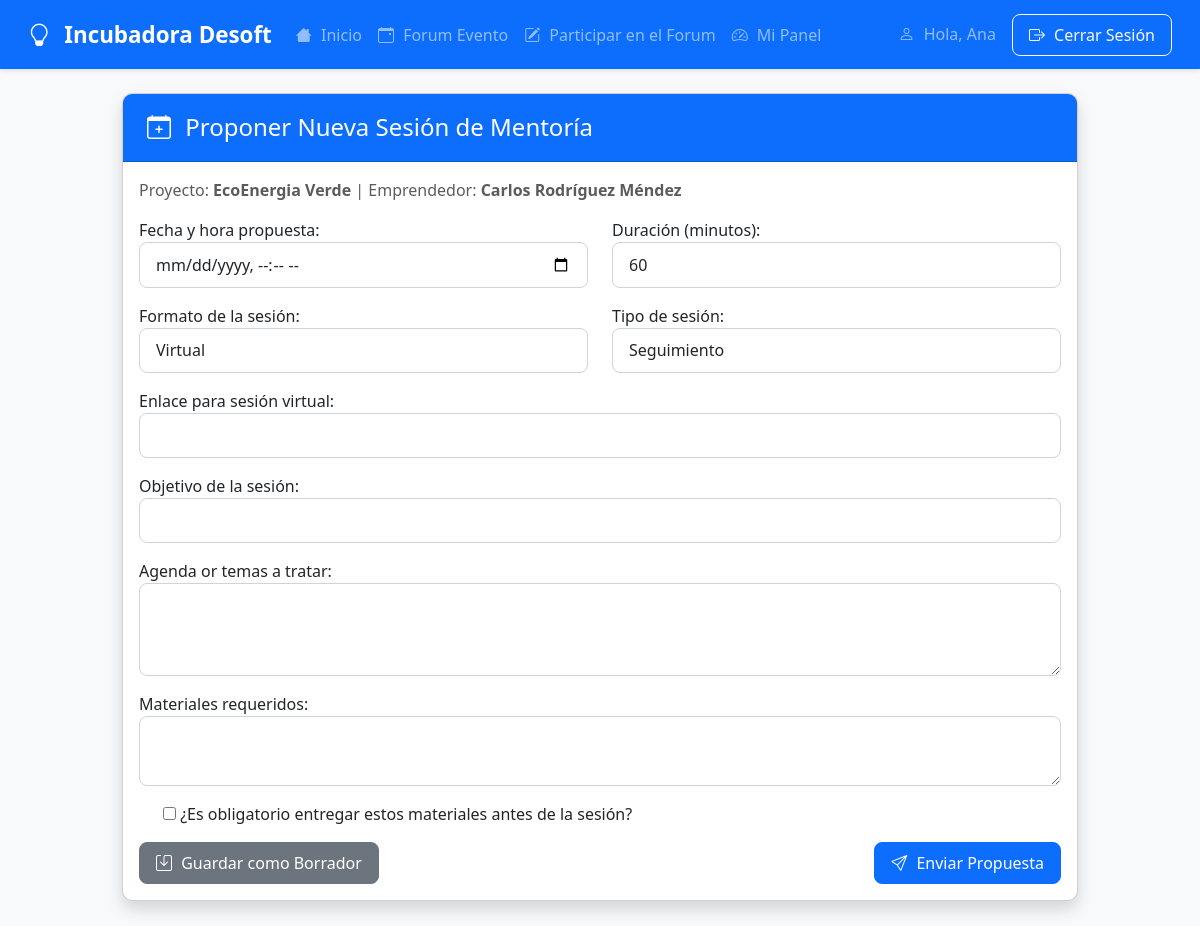
/sesiones/crear/2/ (signed in), run on the app's committed database.
### emprendedores/models.py (models this page shows, shortened)
class Proyecto(models.Model):
    ESTADOS = (
        ('pendiente', 'Pendiente'),
        ('revision', 'En revisión'),
        ('aceptado', 'Aceptado'),
        ('asignado', 'En proceso'),
        ('rechazado', 'Rechazado'),
        ('finalizado', 'Finalizado'),
    )
    SECTORES = (
        ('tecnologia', 'Tecnología'),
        ('salud', 'Salud'),
        ('educacion', 'Educación'),
        ('finanzas', 'Finanzas'),
        ('comercio', 'Comercio'),
        ('otros', 'Otros'),
    )
    usuario = models.ForeignKey(User, on_delete=models.CASCADE, related_name='proyectos', null=True, blank=True)
    nombre_proyecto = models.CharField(max_length=200)
    descripcion = models.TextField()
    nombre_completo = models.CharField(max_length=100)
    email = models.EmailField()
    telefono = models.CharField(max_length=15, blank=True, null=True)
    estado = models.CharField(max_length=20, choices=ESTADOS, default='pendiente')
    sector = models.CharField(max_length=20, choices=SECTORES, default='tecnologia')
    fecha_registro = models.DateTimeField(auto_now_add=True)
    archivo_proyecto = models.FileField(upload_to='proyectos/%Y/%m/%d/', blank=True, null=True)
    progreso = models.PositiveIntegerField(default=0)
    motivo_rechazo = models.TextField(blank=True, null=True)
    presupuesto_estimado = models.DecimalField(
        max_digits=12, decimal_places=2, blank=True, null=True,
        help_text="Presupuesto estimado del proyecto en pesos"
    )
    tutor = models.ForeignKey('Tutor', on_delete=models.SET_NULL, null=True, blank=True,
                            related_name='proyectos_tutorizados')
    class Meta:
        ordering = ['-fecha_registro']

### emprendedores/views.py (the view, shortened to what this page needs)
# urls.py: path('sesiones/crear/<int:proyecto_id>/', views.crear_sesion_mentoria, name='crear_sesion'),
@login_required
def crear_sesion_mentoria(request, proyecto_id):
    proyecto = get_object_or_404(Proyecto, id=proyecto_id)
    if not hasattr(request.user, 'tutor') or proyecto.tutor != request.user.tutor:
        messages.error(request, "No tienes permisos para crear sesiones en este proyecto.")
        return redirect('panel_tutor')
    form = SesionMentoriaForm(proyecto=proyecto, usuario=request.user)
    return render(request, 'emprendedores/sesiones/crear_sesion.html', {
        'form': form,
        'proyecto': proyecto
    })

### emprendedores/templates/emprendedores/sesiones/crear_sesion.html (shortened to what this page needs)
{% extends "emprendedores/base.html" %}
{% block content %}
<div class="container mt-4">
    <div class="row justify-content-center">
        <div class="col-md-10">
            <div class="card shadow">
                <div class="card-header bg-primary text-white">
                    <h4 class="mb-0">
                        <i class="bi bi-calendar-plus me-2"></i>
                        Proponer Nueva Sesión de Mentoría
                    </h4>
                </div>
                <div class="card-body">
                    <p class="text-muted">
                        Proyecto: <strong>{{ proyecto.nombre_proyecto }}</strong> |
                        Emprendedor: <strong>{{ proyecto.nombre_completo }}</strong>
                    </p>
                    <form method="post">
                        <div class="row">
                            <div class="col-md-6">
                                <div class="mb-3">
                                    {{ form.fecha_propuesta.label_tag }}
                                    {{ form.fecha_propuesta }}
                                </div>
                            </div>
                            <div class="col-md-6">
                                <div class="mb-3">
                                    {{ form.duracion.label_tag }}
                                    {{ form.duracion }}
                                </div>
                            </div>
                        </div>
                        <div class="row">
                            <div class="col-md-6">
                                <div class="mb-3">
                                    {{ form.formato.label_tag }}
                                    {{ form.formato }}
                                </div>
                            </div>
                            <div class="col-md-6">
                                <div class="mb-3">
                                    {{ form.tipo.label_tag }}
                                    {{ form.tipo }}
                                </div>
                            </div>
                        </div>
                        <div id="virtual-fields" class="form-field" style="display: none;">
                            <div class="mb-3">
                                {{ form.enlace_virtual.label_tag }}
                                {{ form.enlace_virtual }}
                            </div>
                        </div>
                        <div class="mb-3">
                            {{ form.objetivo.label_tag }}
                            {{ form.objetivo }}
                        </div>
                        <div class="mb-3">
                            {{ form.agenda.label_tag }}
                            {{ form.agenda }}
                        </div>
                        <div class="mb-3">
                            {{ form.materiales_requeridos.label_tag }}
                            {{ form.materiales_requeridos }}
                        </div>
                        <div class="mb-3 form-check">
                            {{ form.es_material_obligatorio }}
                            {{ form.es_material_obligatorio.label_tag }}
                        </div>
                        <div class="d-flex justify-content-between">
                            <button type="submit" name="guardar_borrador" value="true" class="btn btn-secondary">
                                <i class="bi bi-save"></i> Guardar como Borrador
                            </button>
                            <button type="submit" name="enviar_propuesta" value="true" class="btn btn-primary">
                                <i class="bi bi-send"></i> Enviar Propuesta
                            </button>
                        </div>
                    </form>
                </div>
            </div>
        </div>
    </div>
</div>
{% endblock %}

### emprendedores/templates/emprendedores/navbar.html (shortened to what this page needs)
<nav class="navbar navbar-expand-lg navbar-dark bg-primary mb-4">
    <div class="container">
        <a class="navbar-brand" href="{% url 'inicio' %}">
            <i class="bi bi-lightbulb"></i> Incubadora Desoft
        </a>
        <div class="collapse navbar-collapse" id="navbarNav">
            <ul class="navbar-nav me-auto">
                <li class="nav-item">
                    <a class="nav-link" href="{% url 'inicio' %}">
                        <i class="bi bi-house"></i> Inicio
                    </a>
                </li>
                <li class="nav-item">
                    <a class="nav-link" href="{% url 'forum_evento' %}">
                        <i class="bi bi-calendar-event"></i> Forum Evento
                    </a>
                </li>
                <li class="nav-item">
                    <a class="nav-link" href="{% url 'participar_forum' %}">
                        <i class="bi bi-pencil-square"></i> Participar en el Forum
                    </a>
                </li>
                {% if user.is_authenticated %}
                    <li class="nav-item">
                        {% if user.is_superuser %}
                            <a class="nav-link" href="{% url 'panel_admin' %}">
                                <i class="bi bi-gear"></i> Panel Administración
                            </a>
                        {% else %}
                            <a class="nav-link" href="{% url 'panel_usuario' %}">
                                <i class="bi bi-speedometer2"></i> Mi Panel
                            </a>
                        {% endif %}
                    </li>
                {% else %}
                    <li class="nav-item">
                        <a class="nav-link" href="{% url 'registro' %}">
                            <i class="bi bi-plus-circle"></i> Registro
                        </a>
                    </li>
                {% endif %}
            </ul>
            <div class="d-flex">
                {% if user.is_authenticated %}
                    <span class="navbar-text me-3">
                        <i class="bi bi-person"></i> Hola, {{ user.first_name|default:user.username }}
                    </span>
                    <a href="{% url 'logout' %}" class="btn btn-outline-light">
                        <i class="bi bi-box-arrow-right"></i> Cerrar Sesión
                    </a>
                {% endif %}
            </div>
        </div>
    </div>
</nav>

### static/css/styles.css (style rules this page uses)
body { background-color: #f8f9fa; font-family: 'Segoe UI', Tahoma, Geneva, Verdana, sans-serif; color: #333; }
.container { max-width: 1400px; }
.card { border-radius: 10px; overflow: hidden; box-shadow: 0 4px 6px rgba(0, 0, 0, 0.1); transition: transform 0.3s ease; margin-bottom: 25px; }
.card-header { padding: 1.2rem 1.5rem; font-weight: 600; }
.btn { border-radius: 8px; padding: 0.5rem 1rem; font-weight: 500; transition: all 0.2s ease; }
.navbar { box-shadow: 0 2px 4px rgba(0, 0, 0, 0.1); padding: 0.8rem 1rem; }
.navbar-brand { font-weight: 700; font-size: 1.4rem; }
.navbar-brand i { margin-right: 8px; }
.form-control, .form-select { border-radius: 8px; padding: 0.6rem 1rem; border: 1px solid #ced4da; transition: border-color 0.2s; }
.bi { margin-right: 5px; }
.btn .bi { margin-right: 5px; }

### data on the page
Proyecto: nombre_proyecto "EcoEnergia Verde", nombre_completo "Carlos Rodríguez Méndez"

### other printed values
{{ user.first_name|default:user.username }} "Ana"
